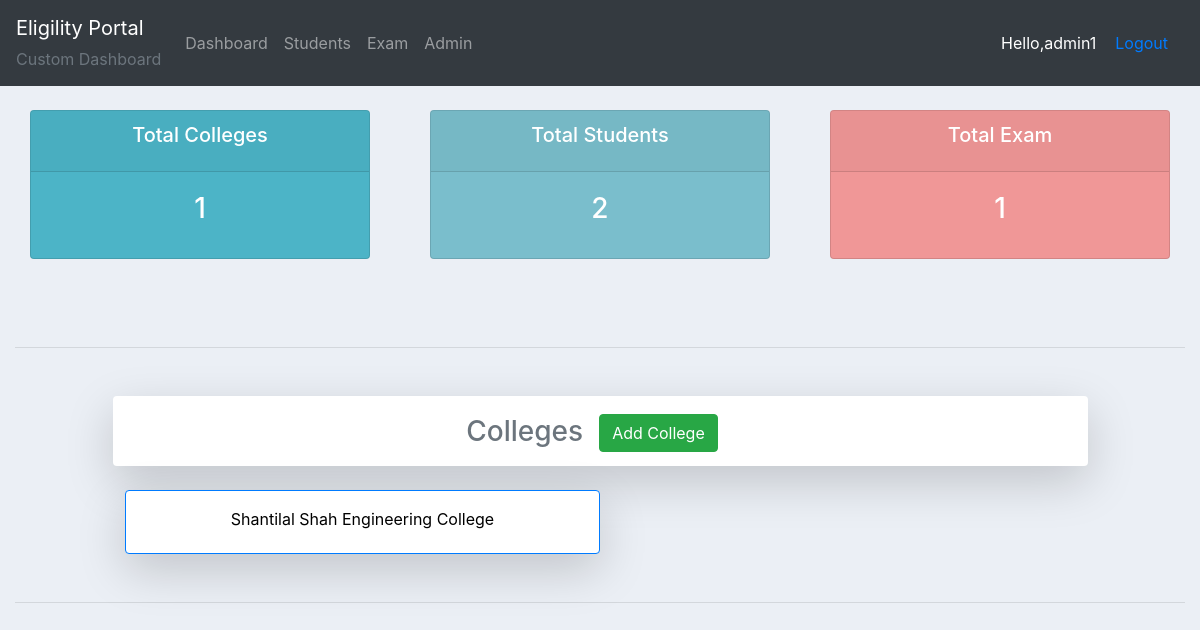
Before: /adminapp/ (signed in) with the older database file.
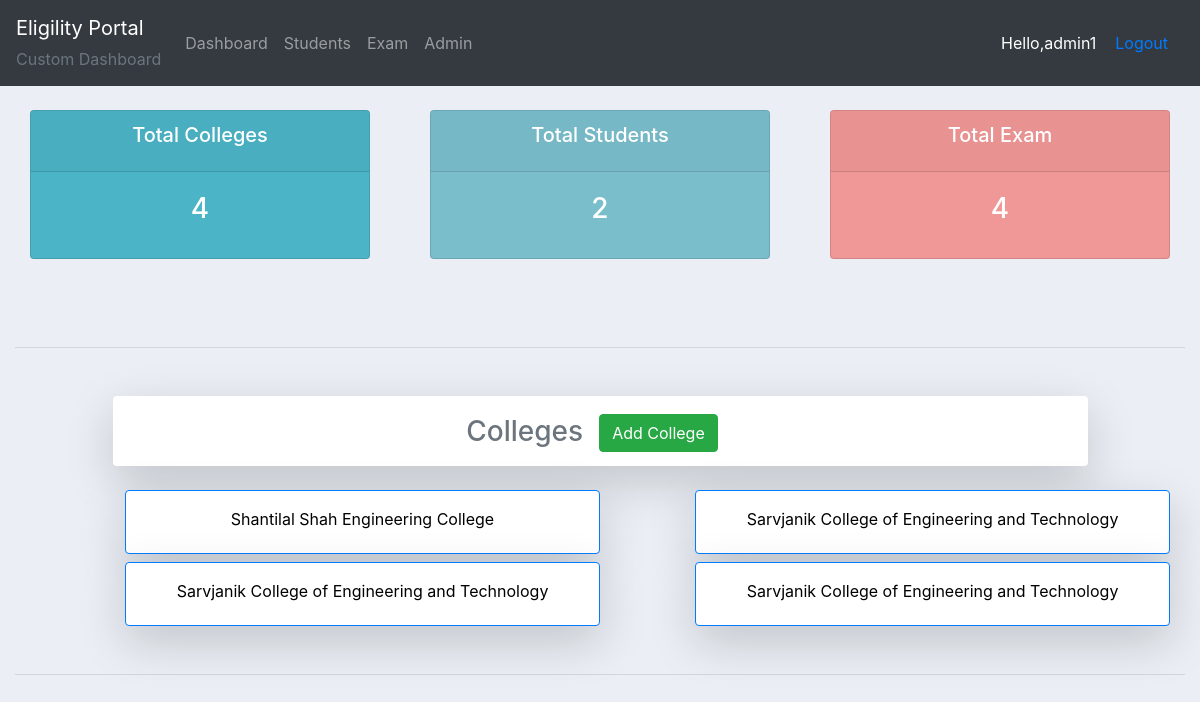
After: the same page with the newer database file.
### exam/models.py (models this page shows)
class College(models.Model):
    clg_name = models.CharField(max_length=300)
    def __str__(self):
        return self.clg_name

### exam/decorators.py (the view)
        def wrapper_func(request, *args,  **kwargs):
            group = None
            if request.user.groups.exists():
                group = request.user.groups.all()[0].name
            if group in allowed_roles:
                return view_func(request, *args, **kwargs)
            else:
                return HttpResponse('Not Allowed')

### adminapp/views.py (called while the page is built)
@login_required(login_url='adminapp:loginadmin/')
@allowed_users(allowed_roles=['admin'])
def home(request):
    college_list = College.objects.all()
    college_count = college_list.count()
    student_count = Student.objects.all().count()
    exam_count = Exam.objects.all().count()
    context = {
        'college_list' : college_list,
        'college_count' : college_count,
        'student_count' : student_count,
        'exam_count' : exam_count
    }
    return render(request, 'adminapp/dashboard.html', context)

### adminapp/templates/adminapp/dashboard.html (shortened to what this page needs)
{%  extends 'adminapp/main.html' %}
{% block content %}
{%  include 'adminapp/status.html' %}
<br>
<hr class="my-5">
<div class="colleges col-md-10 offset-md-1 shadow-lg bg-white rounded align-middle"><h3 class="head text-center text-muted align-middle">Colleges<span class="mx-3"><a href="{% url 'adminapp:addcollege' %}" class="btn btn-success">Add College</a></span></h3></div>
<div class="container">
	<div class="row mt-3">
	{% for college in college_list %}
		<a href="{% url 'adminapp:college-student' college.id %}" class="btn btn-primary hover col-md-5 offset-md-1 mt-2 shadow-lg p-3 bg-white rounded">
			<div>{{college}} </div>
		</a>
	{% endfor %}
	</div>
</div>
<br>
<hr class="my-4 bold">
{% endblock %}

Changed rows visible on the page:
added College: clg_name "Sarvjanik College of Engineering and Technology"
added College: clg_name "Sarvjanik College of Engineering and Technology"
added College: clg_name "Sarvjanik College of Engineering and Technology"
Other visible differences:
{{ college_count }}: "1" → "4"
{{ exam_count }}: "1" → "4"
